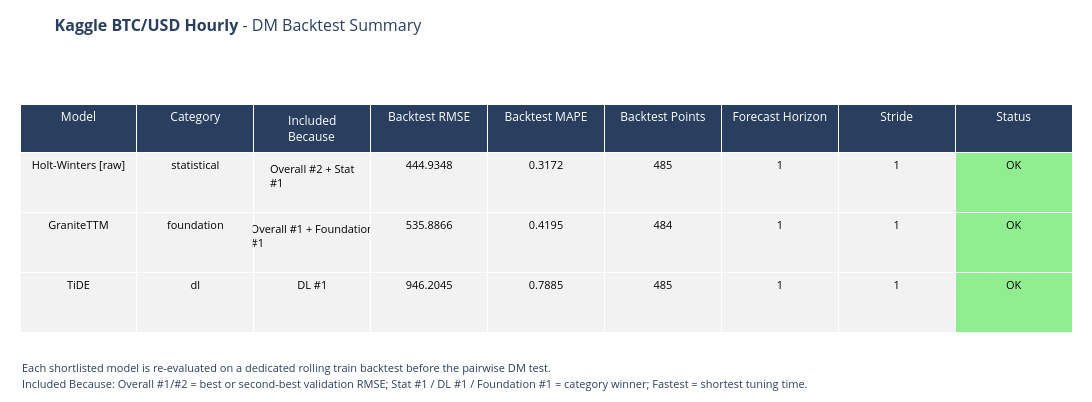

This figure's notebook cell:
### Code cell
# 10. Dedicated DM backtest on rolling CV-like train backtest

# Main thesis setup: h=1, stride=1

dm_analysis = run_pairwise_dm_analysis(
    tracker=tracker,
    train=train,
    freq=DATASET_CONFIG["frequency"],
    scaler=scaler,
    train_scaled=train_scaled,
    forecast_horizon=1,
    stride=1,
    include_second_best=True,
    include_fastest=False,
    include_foundation=True,
    criterion="mse",
    adjust_pvalues=True,
)

dm_backtest_summary_df = dm_analysis["backtest_summary"]
dm_pairwise_df = dm_analysis["pairwise_results"]

fig_dm_backtest_summary = plot_dm_backtest_summary_table(
    dm_backtest_summary_df,
    DATASET_NAME,
)

if fig_dm_backtest_summary:
    fig_dm_backtest_summary.show()

### Figure 1 — Plotly figure (JSON) as saved in the notebook; plotly's stock layout.template omitted (floating-point values rounded to 4 significant figures)
{"data": [{"cells": {"align": "center", "fill": {"color": [["#f2f2f2", "#f2f2f2", "#f2f2f2"], ["#f2f2f2", "#f2f2f2", "#f2f2f2"], ["#f2f2f2", "#f2f2f2", "#f2f2f2"], ["#f2f2f2", "#f2f2f2", "#f2f2f2"], ["#f2f2f2", "#f2f2f2", "#f2f2f2"], ["#f2f2f2", "#f2f2f2", "#f2f2f2"], ["#f2f2f2", "#f2f2f2", "#f2f2f2"], ["#f2f2f2", "#f2f2f2", "#f2f2f2"], ["lightgreen", "lightgreen", "lightgreen"]]}, "font": {"color": "black", "size": 11}, "format": [null, null, null, ".4f", ".4f", ".0f", ".0f", ".0f", null], "height": 60, "values": [["Holt-Winters [raw]", "GraniteTTM", "TiDE"], ["statistical", "foundation", "dl"], ["Overall #2 + Stat #1", "Overall #1 + Foundation<br>#1", "DL #1"], [444.9, 535.9, 946.2], [0.3172, 0.4195, 0.7885], [485, 484, 485], [1, 1, 1], [1, 1, 1], ["OK", "OK", "OK"]]}, "header": {"align": "center", "fill": {"color": "#2a3f5f"}, "font": {"color": "white", "size": 12}, "height": 40, "values": ["Model", "Category", "Included Because", "Backtest RMSE", "Backtest MAPE", "Backtest Points", "Forecast Horizon", "Stride", "Status"]}, "type": "table"}], "layout": {"annotations": [{"align": "left", "showarrow": false, "text": "<span style='font-size:11px'>Each shortlisted model is re-evaluated on a dedicated rolling train backtest before the pairwise DM test.</span>", "x": 0, "xanchor": "left", "xref": "paper", "y": 0, "yanchor": "top", "yref": "paper", "yshift": -10}, {"align": "left", "showarrow": false, "text": "<span style='font-size:11px'>Included Because: Overall #1/#2 = best or second-best validation RMSE; Stat #1 / DL #1 / Foundation #1 = category winner; Fastest = shortest tuning time.</span>", "x": 0, "xanchor": "left", "xref": "paper", "y": 0, "yanchor": "top", "yref": "paper", "yshift": -26}], "height": 402, "margin": {"b": 54, "l": 20, "r": 20, "t": 104}, "title": {"font": {"size": 16}, "pad": {"b": 6, "t": 10}, "text": "<b>Kaggle BTC/USD Hourly</b> - DM Backtest Summary", "y": 0.975, "yanchor": "top"}, "width": 1700}}
